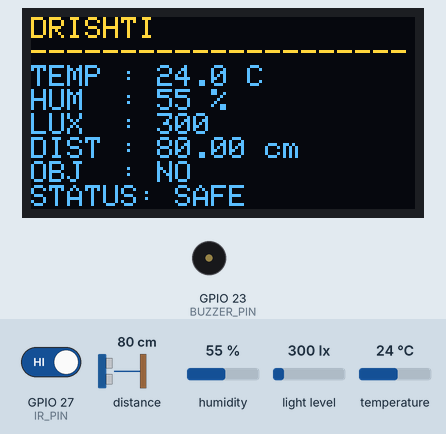
Simulated run of this sketch. Board: ESP32. Parts: 128×64 one-colour display, buzzer (waves = sounding, pin HIGH). The test bench sets the inputs (shaded band); at power-on: distance to the obstacle 80 cm, GPIO 27 (IR_PIN) HIGH, humidity 55 %, light level 300 lx, temperature 24 °C. The OLED is the two-colour kind (top 16 rows yellow); what the sketch prints to the serial monitor is not drawn.

Above: at 5.2 s.
5.3 s: distance to the obstacle set to 22 cm
At 6.7 s:
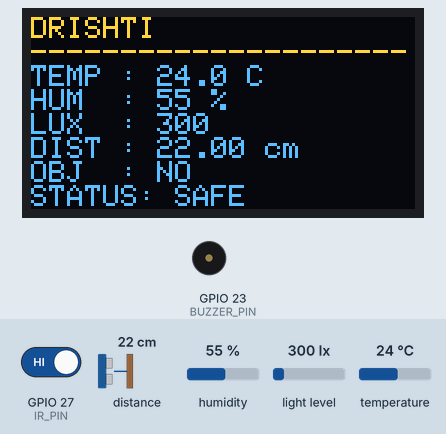
7.1 s: distance to the obstacle set to 19 cm
At 9.8 s:
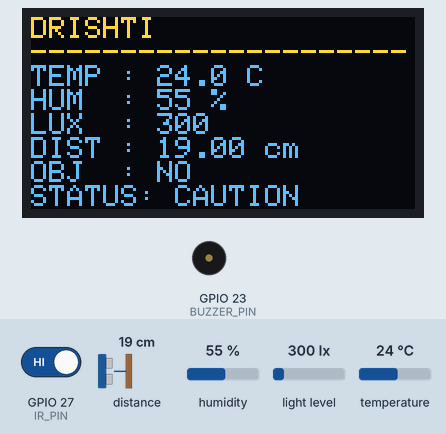
10.5 s: GPIO 27 (IR_PIN) driven LOW
At 11.2 s:
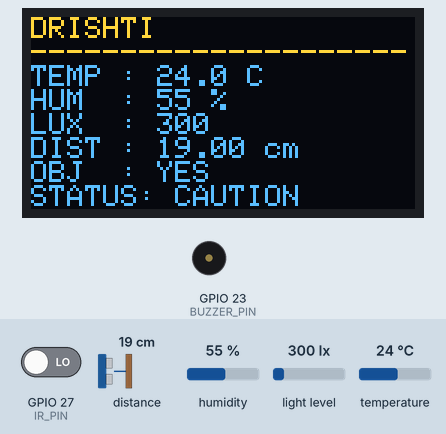
13.9 s: distance to the obstacle set to 2 cm
At 15.4 s:
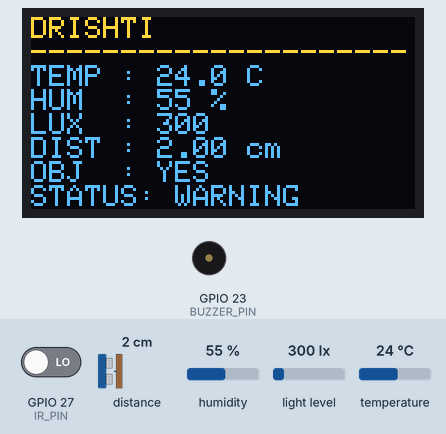
17.1 s: GPIO 27 (IR_PIN) driven HIGH
At 18.8 s:
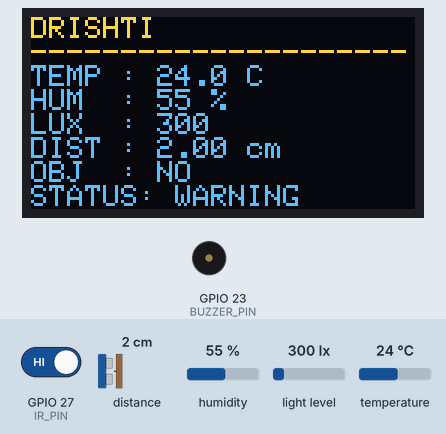
20.4 s: distance to the obstacle set to 250 cm
At 21.2 s:
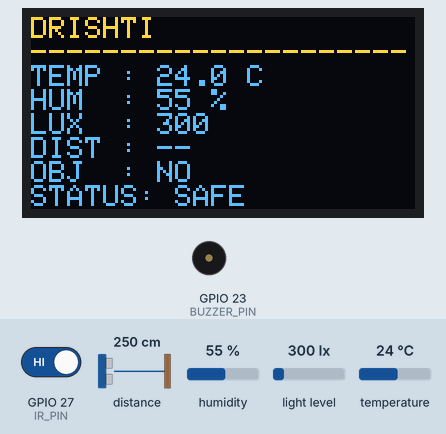
Timing chart, 0 to 23.1 s (numbered marks = the images above; inputs shaded):
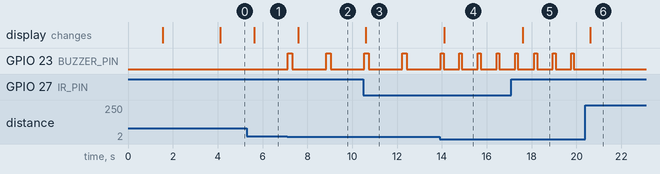

Measured:
- the behaviour switches between 21 and 20 cm on distance to the obstacle (found by bisection; images 1 and 2)
- after the input at 5.3 s, the display: changes after 0.32 s (image 1)
- after the input at 7.1 s, GPIO 23 (BUZZER_PIN): alternates HIGH for 0.20 s and LOW for 1.5 s, starting at once; the display: changes after 0.50 s (image 2)
- after the input at 10.5 s, the display: changes after 0.10 s (image 3)
- after the input at 13.9 s, GPIO 23 (BUZZER_PIN): alternates HIGH for 0.12 s and LOW for 0.70 s, starting after 0.17 s; the display: changes after 0.21 s (image 4)
- after the input at 17.1 s, the display: changes after 0.51 s (image 5)
- after the input at 20.4 s, GPIO 23 (BUZZER_PIN): stops changing and stays LOW; the display: changes after 0.21 s (image 6)

The sketch:

sender_esp.ino
```cpp
#include <Wire.h>
#include <WiFi.h>
#include <esp_now.h>

#include <Adafruit_GFX.h>
#include <Adafruit_SSD1306.h>
#include <Adafruit_VL53L0X.h>
#include <DHT.h>
#include <BH1750.h>

// ==========================================================
// RECEIVER MAC
// ==========================================================

uint8_t receiverMAC[] = {
  0x04, 0xB2, 0x47,
  0x97, 0xBA, 0x90
};

// ==========================================================
// PINS
// ==========================================================

// BH1750 + VL53L0X
#define I2C_SDA 21
#define I2C_SCL 22

// OLED - ORIGINAL PINS
#define OLED_SDA 25
#define OLED_SCL 26

// DHT22
#define DHT_PIN 4
#define DHT_TYPE DHT22

// IR
#define IR_PIN 27

// BUZZER
#define BUZZER_PIN 23

// ==========================================================
// OLED
// ==========================================================

#define SCREEN_WIDTH 128
#define SCREEN_HEIGHT 64

Adafruit_SSD1306 display(
  SCREEN_WIDTH,
  SCREEN_HEIGHT,
  &Wire1,
  -1
);

// ==========================================================
// SENSORS
// ==========================================================

DHT dht(DHT_PIN, DHT_TYPE);

Adafruit_VL53L0X lox;

BH1750 lightMeter;

// ==========================================================
// SENSOR DATA
// ==========================================================

float temperature = 0;
float humidity = 0;
float lux = 0;

uint16_t distanceMM = 9999;

bool objectDetected = false;

String distanceStatus = "SAFE";
String fogStatus = "CLEAR";

bool oledReady = false;
bool lidarReady = false;
bool lightReady = false;

// ==========================================================
// VEHICLE
// ==========================================================

const char* VEHICLE_ID = "DRS-001";
const char* ZONE_ID = "A3";

// ==========================================================
// DISTANCE SETTINGS
// ==========================================================

const uint16_t WARNING_DISTANCE = 100;
const uint16_t CAUTION_DISTANCE = 200;

// ==========================================================
// FOG SETTINGS
// ==========================================================

const float FOG_HUMIDITY_THRESHOLD = 75.0;
const float FOG_LIGHT_THRESHOLD = 100.0;

// ==========================================================
// TIMERS
// ==========================================================

unsigned long lastLidarRead = 0;
unsigned long lastDHTRead = 0;
unsigned long lastLightRead = 0;
unsigned long lastDisplayUpdate = 0;
unsigned long lastSerialUpdate = 0;
unsigned long lastESPNOWSend = 0;

const unsigned long LIDAR_INTERVAL = 100;
const unsigned long DHT_INTERVAL = 2000;
const unsigned long LIGHT_INTERVAL = 500;
const unsigned long DISPLAY_INTERVAL = 500;
const unsigned long SERIAL_INTERVAL = 2000;
const unsigned long ESPNOW_INTERVAL = 1000;

// ==========================================================
// BUZZER
// ==========================================================

unsigned long buzzerTimer = 0;
bool buzzerState = false;

// ==========================================================
// ESP-NOW DATA
// ==========================================================

typedef struct {

  char vehicleID[16];
  char zone[8];

  float temperature;
  float humidity;
  float lux;

  uint16_t distanceMM;

  bool objectDetected;
  bool obstacleDetected;

  char fogStatus[20];
  char safetyStatus[20];

  unsigned long packetNumber;

} SensorPacket;

SensorPacket packet;

unsigned long packetNumber = 0;

// ==========================================================
// ESP-NOW CALLBACK
// ==========================================================

void onDataSent(
  const wifi_tx_info_t *info,
  esp_now_send_status_t status
) {

  if (status == ESP_NOW_SEND_SUCCESS) {

    Serial.println("ESP-NOW: SENT OK");

  } else {

    Serial.println("ESP-NOW: SEND FAILED");
  }
}

// ==========================================================
// SETUP
// ==========================================================

void setup() {

  Serial.begin(115200);
  delay(1000);

  Serial.println();
  Serial.println("============================");
  Serial.println("DRISHTI SENDER START");
  Serial.println("============================");

  // SENSOR I2C
  Wire.begin(I2C_SDA, I2C_SCL);
  Wire.setClock(100000);

  // OLED I2C
  Wire1.begin(OLED_SDA, OLED_SCL);
  Wire1.setClock(100000);

  delay(500);

  // OLED
  Serial.println("STARTING OLED...");

  if (display.begin(SSD1306_SWITCHCAPVCC, 0x3C)) {

    oledReady = true;

    Serial.println("OLED READY!");

    display.clearDisplay();
    display.setTextColor(SSD1306_WHITE);

    display.setTextSize(2);
    display.setCursor(15, 15);
    display.println("DRISHTI");

    display.setTextSize(1);
    display.setCursor(15, 45);
    display.println("STARTING");

    display.display();

    delay(2000);

  } else {

    Serial.println("OLED FAILED!");
  }

  // DHT
  dht.begin();
  Serial.println("DHT READY");

  // BH1750
  lightReady = lightMeter.begin(
    BH1750::CONTINUOUS_HIGH_RES_MODE,
    0x23,
    &Wire
  );

  if (lightReady) {
    Serial.println("BH1750 READY");
  } else {
    Serial.println("BH1750 FAILED");
  }

  // VL53L0X
  lidarReady = lox.begin();

  if (lidarReady) {
    Serial.println("VL53L0X READY");
  } else {
    Serial.println("VL53L0X FAILED");
  }

  // IR
  pinMode(IR_PIN, INPUT);

  // BUZZER
  pinMode(BUZZER_PIN, OUTPUT);
  digitalWrite(BUZZER_PIN, LOW);

  // WIFI
  WiFi.mode(WIFI_STA);

  delay(500);

  Serial.print("Sender MAC: ");
  Serial.println(WiFi.macAddress());

  // ESP-NOW
  if (esp_now_init() != ESP_OK) {

    Serial.println("ESP-NOW INIT FAILED");

  } else {

    Serial.println("ESP-NOW INIT OK");

    esp_now_register_send_cb(onDataSent);

    esp_now_peer_info_t peerInfo = {};

    memcpy(
      peerInfo.peer_addr,
      receiverMAC,
      6
    );

    peerInfo.channel = 0;
    peerInfo.encrypt = false;

    if (esp_now_add_peer(&peerInfo) != ESP_OK) {

      Serial.println("PEER ADD FAILED");

    } else {

      Serial.println("RECEIVER ADDED");
    }
  }

  Serial.println();
  Serial.println("SENDER READY!");
}

// ==========================================================
// LOOP
// ==========================================================

void loop() {

  unsigned long now = millis();

  // VL53L0X
  if (now - lastLidarRead >= LIDAR_INTERVAL) {

    lastLidarRead = now;
    readVL53L0X();
  }

  // IR
  readIRSensor();

  // DHT
  if (now - lastDHTRead >= DHT_INTERVAL) {

    lastDHTRead = now;
    readDHT22();
  }

  // BH1750
  if (now - lastLightRead >= LIGHT_INTERVAL) {

    lastLightRead = now;
    readBH1750();
  }

  // STATUS
  calculateStatus();

  // BUZZER
  updateBuzzer();

  // OLED
  if (now - lastDisplayUpdate >= DISPLAY_INTERVAL) {

    lastDisplayUpdate = now;
    updateOLED();
  }

  // ESP-NOW
  if (now - lastESPNOWSend >= ESPNOW_INTERVAL) {

    lastESPNOWSend = now;
    sendESPNow();
  }

  // SERIAL
  if (now - lastSerialUpdate >= SERIAL_INTERVAL) {

    lastSerialUpdate = now;
    printTelemetry();
  }
}

// ==========================================================
// VL53L0X
// ==========================================================

void readVL53L0X() {

  if (!lidarReady) {
    distanceMM = 9999;
    return;
  }

  VL53L0X_RangingMeasurementData_t measurement;

  lox.rangingTest(&measurement, false);

  if (measurement.RangeStatus != 4) {

    distanceMM = measurement.RangeMilliMeter;

  } else {

    distanceMM = 9999;
  }
}

// ==========================================================
// IR
// ==========================================================

void readIRSensor() {

  objectDetected =
    digitalRead(IR_PIN) == LOW;
}

// ==========================================================
// DHT22
// ==========================================================

void readDHT22() {

  float h = dht.readHumidity();
  float t = dht.readTemperature();

  if (!isnan(h) && !isnan(t)) {

    humidity = h;
    temperature = t;
  }
}

// ==========================================================
// BH1750
// ==========================================================

void readBH1750() {

  if (!lightReady) return;

  float newLux =
    lightMeter.readLightLevel();

  if (!isnan(newLux) && newLux >= 0) {

    lux = newLux;
  }
}

// ==========================================================
// STATUS
// ==========================================================

void calculateStatus() {

  if (distanceMM < WARNING_DISTANCE) {

    distanceStatus = "WARNING";

  } else if (distanceMM <= CAUTION_DISTANCE) {

    distanceStatus = "CAUTION";

  } else {

    distanceStatus = "SAFE";
  }

  if (
    humidity >= FOG_HUMIDITY_THRESHOLD &&
    lux <= FOG_LIGHT_THRESHOLD
  ) {

    fogStatus = "FOG CAN FORM";

  } else {

    fogStatus = "CLEAR";
  }
}

// ==========================================================
// BUZZER
// ==========================================================

void updateBuzzer() {

  unsigned long now = millis();

  if (distanceStatus == "WARNING") {

    if (!buzzerState &&
        now - buzzerTimer >= 700) {

      digitalWrite(BUZZER_PIN, HIGH);

      buzzerState = true;
      buzzerTimer = now;

    } else if (
      buzzerState &&
      now - buzzerTimer >= 120
    ) {

      digitalWrite(BUZZER_PIN, LOW);

      buzzerState = false;
      buzzerTimer = now;
    }

    return;
  }

  if (distanceStatus == "CAUTION") {

    if (!buzzerState &&
        now - buzzerTimer >= 1500) {

      digitalWrite(BUZZER_PIN, HIGH);

      buzzerState = true;
      buzzerTimer = now;

    } else if (
      buzzerState &&
      now - buzzerTimer >= 180
    ) {

      digitalWrite(BUZZER_PIN, LOW);

      buzzerState = false;
      buzzerTimer = now;
    }

    return;
  }

  digitalWrite(BUZZER_PIN, LOW);

  buzzerState = false;
}

// ==========================================================
// OLED
// ==========================================================

void updateOLED() {

  if (!oledReady) return;

  display.clearDisplay();

  display.setTextSize(1);
  display.setTextColor(SSD1306_WHITE);

  display.setCursor(0, 0);
  display.println("DRISHTI");

  display.println("---------------------");

  display.print("TEMP : ");
  display.print(temperature, 1);
  display.println(" C");

  display.print("HUM  : ");
  display.print(humidity, 0);
  display.println(" %");

  display.print("LUX  : ");
  display.println(lux, 0);

  display.print("DIST : ");

  if (distanceMM >= 9999) {

    display.println("--");

  } else {

    display.print(distanceMM / 10.0);
    display.println(" cm");
  }

  display.print("OBJ  : ");

  if (objectDetected) {

    display.println("YES");

  } else {

    display.println("NO");
  }

  display.print("STATUS: ");
  display.println(distanceStatus);

  display.display();
}

// ==========================================================
// ESP-NOW SEND
// ==========================================================

void sendESPNow() {

  memset(&packet, 0, sizeof(packet));

  strncpy(
    packet.vehicleID,
    VEHICLE_ID,
    sizeof(packet.vehicleID) - 1
  );

  strncpy(
    packet.zone,
    ZONE_ID,
    sizeof(packet.zone) - 1
  );

  packet.temperature = temperature;
  packet.humidity = humidity;
  packet.lux = lux;

  packet.distanceMM = distanceMM;

  packet.objectDetected = objectDetected;

  packet.obstacleDetected =
    distanceStatus != "SAFE";

  strncpy(
    packet.fogStatus,
    fogStatus.c_str(),
    sizeof(packet.fogStatus) - 1
  );

  strncpy(
    packet.safetyStatus,
    distanceStatus.c_str(),
    sizeof(packet.safetyStatus) - 1
  );

  packetNumber++;

  packet.packetNumber = packetNumber;

  esp_err_t result = esp_now_send(
    receiverMAC,
    (uint8_t *)&packet,
    sizeof(packet)
  );

  if (result != ESP_OK) {

    Serial.print("ESP-NOW ERROR: ");
    Serial.println(result);
  }
}

// ==========================================================
// SERIAL
// ==========================================================

void printTelemetry() {

  Serial.println();

  Serial.println("========== DRISHTI ==========");

  Serial.print("Temperature: ");
  Serial.println(temperature);

  Serial.print("Humidity: ");
  Serial.println(humidity);

  Serial.print("Lux: ");
  Serial.println(lux);

  Serial.print("Distance: ");
  Serial.print(distanceMM);
  Serial.println(" mm");

  Serial.print("Object: ");
  Serial.println(
    objectDetected ? "YES" : "NO"
  );

  Serial.print("Fog: ");
  Serial.println(fogStatus);

  Serial.print("Status: ");
  Serial.println(distanceStatus);

  Serial.println("=============================");
}
```
